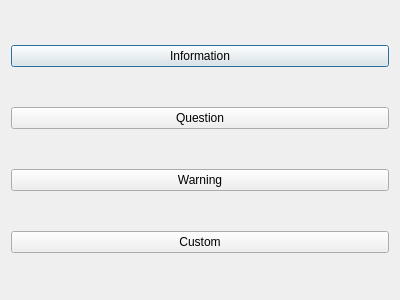
<?xml version="1.0" encoding="UTF-8"?>
<ui version="4.0">
 <class>Dialog</class>
 <widget class="QDialog" name="Dialog">
  <property name="geometry">
   <rect>
    <x>0</x>
    <y>0</y>
    <width>400</width>
    <height>300</height>
   </rect>
  </property>
  <property name="windowTitle">
   <string>Dialog</string>
  </property>
  <layout class="QVBoxLayout" name="verticalLayout">
   <item>
    <widget class="QPushButton" name="pushButton">
     <property name="text">
      <string>Information</string>
     </property>
    </widget>
   </item>
   <item>
    <widget class="QPushButton" name="pushButton_2">
     <property name="text">
      <string>Question</string>
     </property>
    </widget>
   </item>
   <item>
    <widget class="QPushButton" name="pushButton_3">
     <property name="text">
      <string>Warning</string>
     </property>
    </widget>
   </item>
   <item>
    <widget class="QPushButton" name="pushButton_4">
     <property name="text">
      <string>Custom</string>
     </property>
    </widget>
   </item>
  </layout>
 </widget>
 <layoutdefault spacing="6" margin="11"/>
 <resources/>
 <connections/>
</ui>
